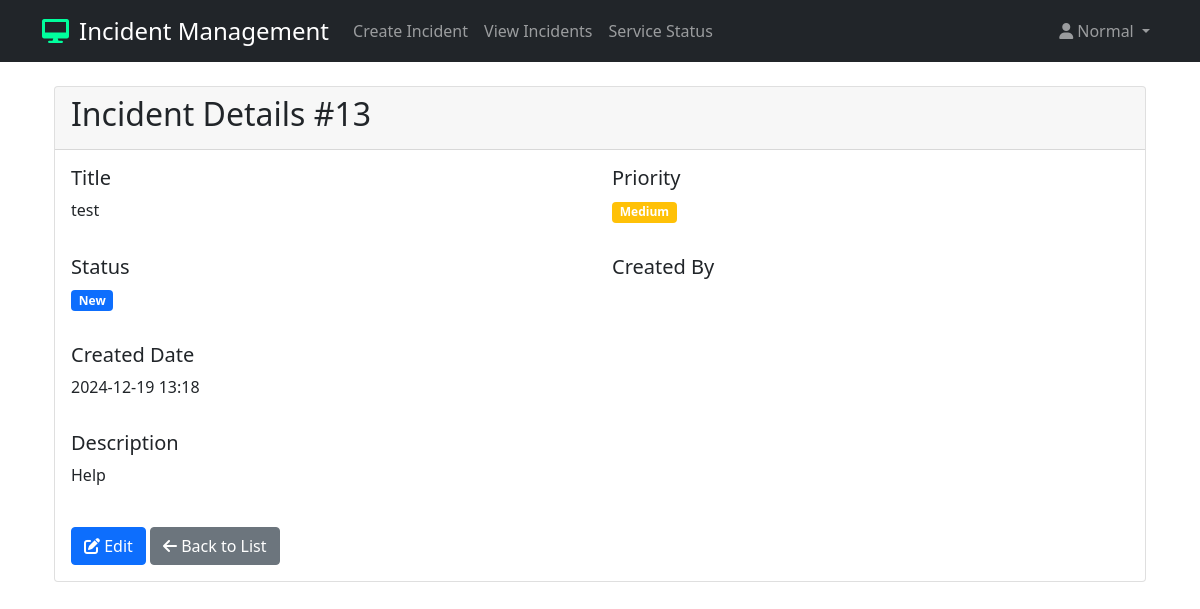
Screenshot of /incident/13/ (signed in) with the database file from the repository.
### tickets/models.py (models this page shows, shortened)
class Incident(models.Model):
    title = models.TextField(null=False, blank=False)
    assignee = models.ForeignKey(UserProfile, on_delete=models.SET_NULL, null=True, blank=True, related_name='assigned_incidents')
    assignedgroup = models.ForeignKey(UserGroup, on_delete=models.SET_NULL, null=True, blank=True)
    reportedby = models.ForeignKey(UserProfile, on_delete=models.SET_NULL, null=True, blank=True, related_name='reported_incidents')
    affected_service = models.ForeignKey(
        Service,
        on_delete=models.PROTECT,
        null=True,  # Temporarily allow null for migration
        blank=True
    )
    incidentcreated = models.DateTimeField(null=False, blank=False)
    incidentstart = models.DateTimeField(null=False, blank=False)
    priority = models.TextField(null=False, blank=False)
    state = models.TextField(null=False, blank=False)
    description = models.TextField(null=False, blank=False)
    resolution = models.TextField(null=True, blank=True)
    incidentclosedtime = models.DateTimeField(null=True, blank=True)
    class Meta:
        db_table = 'incidents'

### tickets/views.py (the view)
# urls.py: path('incident/<int:incident_id>/', login_required(views.incident_detail), name='incident_detail'),
@login_required
def incident_detail(request, incident_id):
    incident = get_object_or_404(Incident, id=incident_id)
    return render(request, 'tickets/incident_detail.html', {'incident': incident})

### tickets/auth_backend.py (called while the page is built)
    def get_user(self, user_id):
        UserModel = get_user_model()
        try:
            return UserModel.objects.get(pk=user_id)
        except UserModel.DoesNotExist:
            return None

### tickets/context_processors.py (called while the page is built)
def incident_counts(request):
    context = {
        'reported_incidents_count': 0,
        'assigned_incidents_count': 0
    }
    if request.user.is_authenticated:
        context['reported_incidents_count'] = Incident.objects.filter(
            reportedby=request.user.profile
        ).count()
        context['assigned_incidents_count'] = Incident.objects.filter(
            assignee=request.user.profile
        ).count()
    return context

### tickets/templates/tickets/incident_detail.html (shortened to what this page needs)
{% extends 'tickets/base.html' %}
{% block content %}
<div class="container">
    <div class="card">
        <div class="card-header">
            <h2>Incident Details #{{ incident.id }}</h2>
        </div>
        <div class="card-body">
            <div class="row mb-3">
                <div class="col-md-6">
                    <h5>Title</h5>
                    <p>{{ incident.title }}</p>
                </div>
                <div class="col-md-6">
                    <h5>Priority</h5>
                    <p><span class="badge bg-{% if incident.priority == 'High' %}danger{% elif incident.priority == 'Medium' %}warning{% else %}info{% endif %}">
                        {{ incident.priority }}
                    </span></p>
                </div>
            </div>
            <div class="row mb-3">
                <div class="col-md-6">
                    <h5>Status</h5>
                    <p><span class="badge bg-{% if incident.state == 'New' %}primary{% elif incident.state == 'In Progress' %}warning{% elif incident.state == 'Resolved' %}success{% else %}secondary{% endif %}">
                        {{ incident.state }}
                    </span></p>
                </div>
                <div class="col-md-6">
                    <h5>Created By</h5>
                </div>
            </div>
            <div class="row mb-3">
                <div class="col-md-6">
                    <h5>Created Date</h5>
                    <p>{{ incident.incidentcreated|date:"Y-m-d H:i" }}</p>
                </div>
            </div>
            <div class="row mb-3">
                <div class="col-12">
                    <h5>Description</h5>
                    <p>{{ incident.description }}</p>
                </div>
            </div>
            <div class="mt-4">
                <a href="{% url 'incident_edit' incident.id %}" class="btn btn-primary">
                    <i class="fas fa-edit"></i> Edit
                </a>
                <a href="{% url 'incident_list' %}" class="btn btn-secondary">
                    <i class="fas fa-arrow-left"></i> Back to List
                </a>
            </div>
        </div>
    </div>
</div>
{% endblock %}

### tickets/templates/tickets/base.html (shortened to what this page needs)
<!DOCTYPE html>
<html>
<head>
    <link href="https://cdn.jsdelivr.net/npm/bootstrap@5.1.3/dist/css/bootstrap.min.css" rel="stylesheet">
    <link rel="stylesheet" href="https://cdnjs.cloudflare.com/ajax/libs/font-awesome/6.0.0-beta3/css/all.min.css">
</head>
<body>
    <nav class="navbar navbar-expand-lg navbar-dark bg-dark">
        <div class="container">
            <a class="navbar-brand d-flex align-items-center" href="{% url 'incident_list' %}">
                <i class="fas fa-desktop"></i>
                <span>Incident Management</span>
            </a>
            {% if user.is_authenticated %}
            <ul class="navbar-nav me-auto mb-2 mb-lg-0">
                <li class="nav-item">
                    <a class="nav-link {% if request.path == '/create/' %}active{% endif %}" href="{% url 'create_incident' %}">
                        Create Incident
                    </a>
                </li>
                <li class="nav-item">
                    <a class="nav-link" href="{% url 'incident_list' %}">View Incidents</a>
                </li>
                <li class="nav-item">
                    <a class="nav-link" href="{% url 'service_status' %}">Service Status</a>
                </li>
            </ul>
            <div class="navbar-nav ms-auto">
                <div class="nav-item dropdown">
                    <a class="nav-link dropdown-toggle" href="#" id="profileDropdown" role="button" data-bs-toggle="dropdown" aria-expanded="false">
                        <i class="fas fa-user me-1"></i>{{ user.username }}
                    </a>
                </div>
            </div>
            {% endif %}
        </div>
    </nav>
    <div class="container mt-4">
        {% block content %}
        {% endblock %}
    </div>
</body>
</html>

### tickets/templates/tickets/base.html (style rules this page uses)
.navbar-brand { font-size: 1.5rem; font-weight: 500; transition: color 0.2s ease-in-out; }
.navbar-brand i { margin-right: 10px; color: #00ff9d; }

### rows the page displays
Incident: id "13", title "test", priority "Medium", state "New", incidentcreated "2024-12-19 13:18", description "Help"

### other values shown
{{ user.username }} "Normal"
